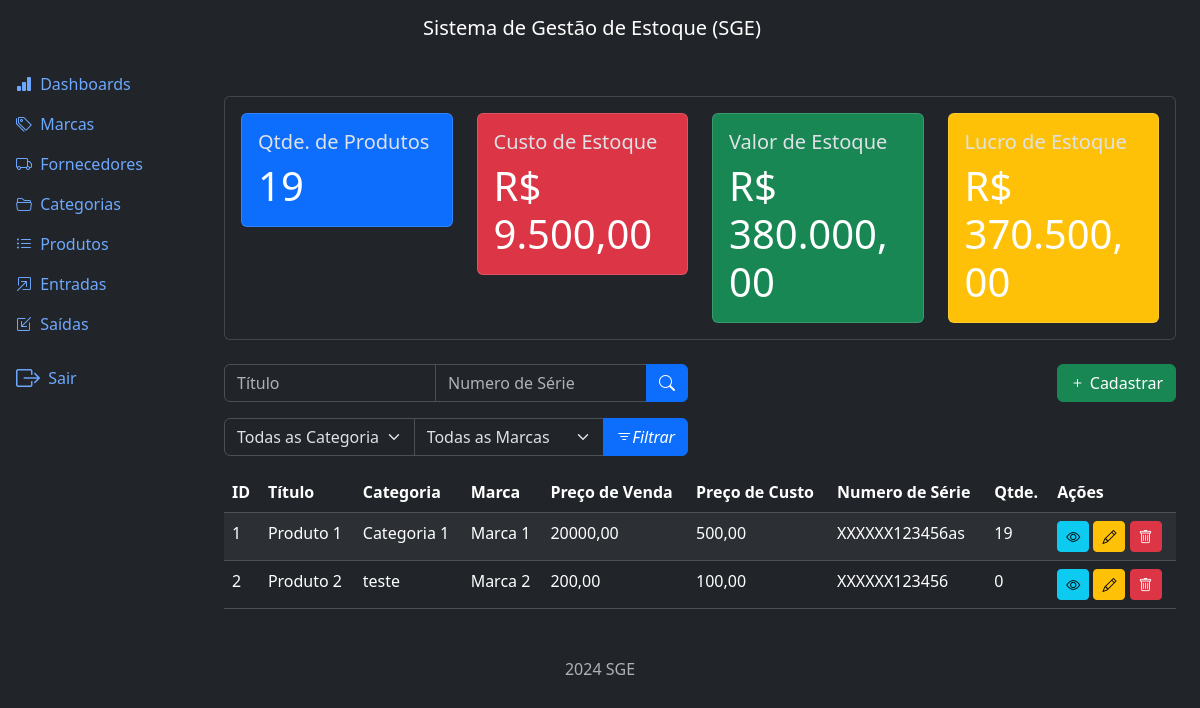
Screenshot of /products/list/ (signed in) with the database file from the repository.
### products/models.py (models this page shows, shortened)
class Product(models.Model):
    title = models.CharField(max_length=500)
    category = models.ForeignKey(
        Category, on_delete=models.PROTECT, related_name='products')
    brand = models.ForeignKey(
        Brand, on_delete=models.PROTECT, related_name='products')
    description = models.TextField(null=True, blank=True)
    serie_number = models.CharField(max_length=200, null=True, blank=True)
    cost_price = models.DecimalField(max_digits=20, decimal_places=2)
    selling_price = models.DecimalField(max_digits=20, decimal_places=2)
    quantity = models.IntegerField(default=0)
    created_at = models.DateTimeField(auto_now_add=True)
    updated_at = models.DateTimeField(auto_now=True)
    class Meta:
        ordering = ['title']

### categories/models.py (models this page shows)
class Category(models.Model):
    name = models.CharField(max_length=500)
    description = models.TextField(null=True, blank=True)
    created_at = models.DateTimeField(auto_now_add=True)
    updated_at = models.DateTimeField(auto_now=True)
    class Meta:
        ordering = ['name']
    def __str__(self):
        return self.name

### brands/models.py (models this page shows)
class Brand(models.Model):
    name = models.CharField(max_length=500)
    description = models.TextField(null=True, blank=True)
    created_at = models.DateTimeField(auto_now_add=True)
    updated_at = models.DateTimeField(auto_now=True)
    class Meta:
        ordering = ['name']
    def __str__(self):
        return self.name

### products/views.py (the view)
# urls.py: path('list/', views.ProductListView.as_view(), name='list'),
class ProductListView(LoginRequiredMixin, ListView):
    model = Product
    template_name = 'product_list.html'
    context_object_name = 'products'
    paginate_by = 5
    permission_required = 'products.view_product'
    def get_queryset(self):
        qs = super().get_queryset()
        title = self.request.GET.get('title')
        category = self.request.GET.get('category')
        brand = self.request.GET.get('brand')
        ns = self.request.GET.get('serie_number')
        if title:
            qs = qs.filter(title__icontains=title)
        if ns:
            qs = qs.filter(serie_number__icontains=ns)
        if category:
            qs = qs.filter(category__id=category)
        if brand:
            qs = qs.filter(brand__id=brand)
        return qs
    def get_context_data(self, **kwargs):
        context = super().get_context_data(**kwargs)
        context['categories'] = Category.objects.all()
        context['brands'] = Brand.objects.all()
        context['product_metrics'] = metrics.get_products_metrics()
        return context

### project/metrics.py (called while the page is built)
def get_products_metrics():
    products = Product.objects.all()
    total_cost_price = sum(product.cost_price *
                           product.quantity for product in products)
    total_selling_price = sum(product.selling_price *
                              product.quantity for product in products)
    total_quantity = sum(product.quantity for product in products)
    total_profit = total_selling_price - total_cost_price
    return dict(
        total_cost_price=number_format(
            total_cost_price, decimal_pos=2, force_grouping=True),
        total_selling_price=number_format(
            total_selling_price, decimal_pos=2, force_grouping=True),
        total_quantity=total_quantity,
        total_profit=number_format(
            total_profit, decimal_pos=2, force_grouping=True)
    )

### products/templates/product_list.html (shortened to what this page needs)
{% extends "base.html" %}
{% block content %}
  {% include "components/product_metrics.html" %}
  <div class="row mb-3">
    <div class="col-md-6">
      <form method="GET" action="{% url "product:list" %}">
        <div class="input-group">
          <input type="text" class="form-control" name="title" placeholder="Título" value="{{request.GET.title}}">
          <input type="text" class="form-control" name="serie_number" placeholder="Numero de Série" value="{{request.GET.serie_number}}">
          <button type="submit" class="btn btn-primary">
            <i class="bi bi-search"></i>
          </button>
        </div>
      </form>
    </div>
    <div class="col-md-6">
      <a href="{% url "product:create" %}" class="btn btn-success float-end" >
        <i class="bi bi-plus"></i>
        Cadastrar
      </a>
    </div>
  </div>
  <div class="row mb-3">
    <div class="col-md-6">
      <form method="GET" action="{% url "product:list" %}">
        <div class="input-group">
          <select class="form-select" name="category">
            <option value="" {% if not request.GET.category %} selected {% endif %}>Todas as Categorias</option>
          </select>
          <select class="form-select" name="brand">
            <option value="" {% if not request.GET.brand %} selected {% endif %}>Todas as Marcas</option>
          </select>
          <button type="submit" class="btn btn-primary"><i class="bi bi-filter">Filtrar</i></button>
        </div>
      </form>
    </div>
  </div>
  <div class="table-responsive">
    <table class="table table-striped table-border">
      <thead class="table-dark">
        <tr>
          <th>ID</th>
          <th>Título</th>
          <th>Categoria</th>
          <th>Marca</th>
          <th>Preço de Venda</th>
          <th>Preço de Custo</th>
          <th>Numero de Série</th>
          <th>Qtde.</th>
          <th>Ações</th>
        </tr>
      </thead>
      <tbody>
        {% for product in products %}
          <tr>
            <td>{{ product.id }}</td>
            <td>{{ product.title }}</td>
            <td>{{ product.category }}</td>
            <td>{{ product.brand }}</td>
            <td>{{ product.selling_price }}</td>
            <td>{{ product.cost_price}}</td>
            <td>{{ product.serie_number}}</td>
            <td>{{ product.quantity}}</td>
            <td>
              <a href="{% url "product:detail" product.id %}" class="btn btn-info btn-sm"><i class="bi bi-eye"></i></a>
              <a href="{% url "product:update" product.id %}" class="btn btn-warning btn-sm"><i class="bi bi-pencil"></i></a>
              <a href="{% url "product:delete" product.id %}" class="btn btn-danger btn-sm"><i class="bi bi-trash"></i></a>
            </td>
          </tr>
        {% endfor %}
      </tbody>
    </table>
  </div>
{% endblock content %}

### rows the page displays
Product: id "1", title "Produto 1", category "Categoria 1", brand "Marca 1", selling_price "20000,00", cost_price "500,00", serie_number "XXXXXX123456as", quantity "19"
Product: id "2", title "Produto 2", category "teste", brand "Marca 2", selling_price "200,00", cost_price "100,00", serie_number "XXXXXX123456", quantity "0"

### other values shown
{{ product_metrics.total_quantity }} "19"
{{ product_metrics.total_cost_price }} "9.500,00"
{{ product_metrics.total_selling_price }} "380.000,00"
{{ product_metrics.total_profit }} "370.500,00"
